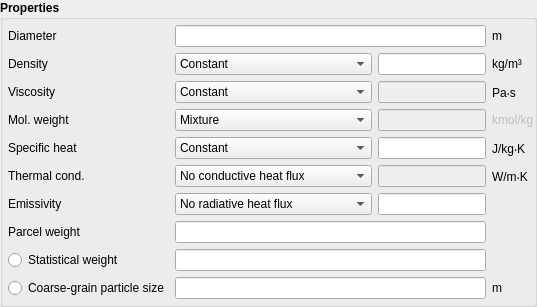
             <widget class="QGroupBox" name="groupbox_solids_parameters">
              <property name="font">
               <font>
                <weight>75</weight>
                <bold>true</bold>
               </font>
              </property>
              <property name="title">
               <string>Properties</string>
              </property>
              <property name="flat">
               <bool>true</bool>
              </property>
              <layout class="QGridLayout" name="gridLayout_6">
               <property name="leftMargin">
                <number>5</number>
               </property>
               <property name="topMargin">
                <number>5</number>
               </property>
               <property name="rightMargin">
                <number>0</number>
               </property>
               <property name="bottomMargin">
                <number>5</number>
               </property>
               <item row="0" column="3">
                <widget class="QLabel" name="label_d_p0_units">
                 <property name="font">
                  <font>
                   <weight>50</weight>
                   <bold>false</bold>
                  </font>
                 </property>
                 <property name="text">
                  <string>m</string>
                 </property>
                </widget>
               </item>
               <item row="3" column="3">
                <widget class="QLabel" name="label_mol_weight_units_disabled">
                 <property name="enabled">
                  <bool>false</bool>
                 </property>
                 <property name="font">
                  <font>
                   <weight>50</weight>
                   <bold>false</bold>
                  </font>
                 </property>
                 <property name="text">
                  <string>kmol/kg</string>
                 </property>
                </widget>
               </item>
               <item row="3" column="2">
                <widget class="QLineEdit" name="lineedit_mol_weight_disabled">
                 <property name="enabled">
                  <bool>false</bool>
                 </property>
                 <property name="font">
                  <font>
                   <weight>50</weight>
                   <bold>false</bold>
                  </font>
                 </property>
                </widget>
               </item>
               <item row="0" column="1" colspan="2">
                <widget class="LineEdit" name="lineedit_keyword_d_p0_args_P">
                 <property name="font">
                  <font>
                   <weight>50</weight>
                   <bold>false</bold>
                  </font>
                 </property>
                </widget>
               </item>
               <item row="2" column="2">
                <widget class="LineEdit" name="lineedit_keyword_mu_s0_args_P">
                 <property name="enabled">
                  <bool>false</bool>
                 </property>
                 <property name="font">
                  <font>
                   <weight>50</weight>
                   <bold>false</bold>
                  </font>
                 </property>
                </widget>
               </item>
               <item row="6" column="0">
                <widget class="QLabel" name="label_des_em">
                 <property name="font">
                  <font>
                   <weight>50</weight>
                   <bold>false</bold>
                  </font>
                 </property>
                 <property name="text">
                  <string>Emissivity</string>
                 </property>
                </widget>
               </item>
               <item row="6" column="1">
                <widget class="ComboBox" name="combobox_solids_emissivity_model">
                 <property name="font">
                  <font>
                   <weight>50</weight>
                   <bold>false</bold>
                  </font>
                 </property>
                 <item>
                  <property name="text">
                   <string>No radiative heat flux</string>
                  </property>
                 </item>
                 <item>
                  <property name="text">
                   <string>Constant</string>
                  </property>
                 </item>
                </widget>
               </item>
               <item row="5" column="1">
                <widget class="ComboBox" name="combobox_solids_tc_model">
                 <property name="font">
                  <font>
                   <weight>50</weight>
                   <bold>false</bold>
                  </font>
                 </property>
                 <property name="currentIndex">
                  <number>0</number>
                 </property>
                 <property name="sizeAdjustPolicy">
                  <enum>QComboBox::AdjustToContents</enum>
                 </property>
                 <property name="minimumContentsLength">
                  <number>1</number>
                 </property>
                 <item>
                  <property name="text">
                   <string>No conductive heat flux</string>
                  </property>
                 </item>
                 <item>
                  <property name="text">
                   <string>Constant effective conductivity</string>
                  </property>
                 </item>
                 <item>
                  <property name="text">
                   <string>UDF</string>
                  </property>
                 </item>
                 <item>
                  <property name="text">
                   <string>Bauer and Schlünder</string>
                  </property>
                 </item>
                 <item>
                  <property name="text">
                   <string>Musser</string>
                  </property>
                 </item>
                </widget>
               </item>
               <item row="2" column="1">
                <widget class="ComboBox" name="combobox_solids_viscosity_model">
                 <property name="font">
                  <font>
                   <weight>50</weight>
                   <bold>false</bold>
                  </font>
                 </property>
                 <property name="currentIndex">
                  <number>0</number>
                 </property>
                 <property name="sizeAdjustPolicy">
                  <enum>QComboBox::AdjustToContents</enum>
                 </property>
                 <property name="minimumContentsLength">
                  <number>1</number>
                 </property>
                 <item>
                  <property name="text">
                   <string>Constant</string>
                  </property>
                 </item>
                 <item>
                  <property name="text">
                   <string>Continuum solids stress theory</string>
                  </property>
                 </item>
                 <item>
                  <property name="text">
                   <string>UDF</string>
                  </property>
                 </item>
                </widget>
               </item>
               <item row="4" column="0">
                <widget class="QLabel" name="label_solids_specific_heat_model">
                 <property name="font">
                  <font>
                   <weight>50</weight>
                   <bold>false</bold>
                  </font>
                 </property>
                 <property name="toolTip">
                  <string>Specific heat.</string>
                 </property>
                 <property name="text">
                  <string>Specific heat</string>
                 </property>
                </widget>
               </item>
               <item row="6" column="2">
                <widget class="LineEdit" name="lineedit_keyword_des_em_args_P">
                 <property name="font">
                  <font>
                   <weight>50</weight>
                   <bold>false</bold>
                  </font>
                 </property>
                </widget>
               </item>
               <item row="2" column="0">
                <widget class="QLabel" name="label_solids_viscosity_model">
                 <property name="font">
                  <font>
                   <weight>50</weight>
                   <bold>false</bold>
                  </font>
                 </property>
                 <property name="text">
                  <string>Viscosity</string>
                 </property>
                </widget>
               </item>
               <item row="5" column="2">
                <widget class="LineEdit" name="lineedit_keyword_k_s0_args_P">
                 <property name="enabled">
                  <bool>false</bool>
                 </property>
                 <property name="font">
                  <font>
                   <weight>50</weight>
                   <bold>false</bold>
                  </font>
                 </property>
                </widget>
               </item>
               <item row="4" column="3">
                <widget class="QLabel" name="label_c_ps0_units">
                 <property name="font">
                  <font>
                   <weight>50</weight>
                   <bold>false</bold>
                  </font>
                 </property>
                 <property name="text">
                  <string>J/kg⸳K</string>
                 </property>
                </widget>
               </item>
               <item row="7" column="1" colspan="2">
                <widget class="LineEdit" name="lineedit_pic_const_statwt">
                 <property name="font">
                  <font>
                   <weight>50</weight>
                   <bold>false</bold>
                  </font>
                 </property>
                </widget>
               </item>
               <item row="4" column="1">
                <widget class="ComboBox" name="combobox_solids_specific_heat_model">
                 <property name="font">
                  <font>
                   <weight>50</weight>
                   <bold>false</bold>
                  </font>
                 </property>
                 <property name="sizeAdjustPolicy">
                  <enum>QComboBox::AdjustToContents</enum>
                 </property>
                 <property name="minimumContentsLength">
                  <number>1</number>
                 </property>
                 <item>
                  <property name="text">
                   <string>Constant</string>
                  </property>
                 </item>
                 <item>
                  <property name="text">
                   <string>Mixture</string>
                  </property>
                 </item>
                 <item>
                  <property name="text">
                   <string>UDF</string>
                  </property>
                 </item>
                </widget>
               </item>
               <item row="10" column="3">
                <widget class="QLabel" name="label_cgp_d_p0_units">
                 <property name="font">
                  <font>
                   <weight>50</weight>
                   <bold>false</bold>
                  </font>
                 </property>
                 <property name="text">
                  <string>m</string>
                 </property>
                </widget>
               </item>
               <item row="10" column="1" colspan="2">
                <widget class="LineEdit" name="lineedit_keyword_cgp_d_p0_args_P">
                 <property name="font">
                  <font>
                   <weight>50</weight>
                   <bold>false</bold>
                  </font>
                 </property>
                </widget>
               </item>
               <item row="0" column="0">
                <widget class="QLabel" name="label_d_p0">
                 <property name="font">
                  <font>
                   <weight>50</weight>
                   <bold>false</bold>
                  </font>
                 </property>
                 <property name="text">
                  <string>Diameter</string>
                 </property>
                </widget>
               </item>
               <item row="8" column="1" colspan="2">
                <widget class="LineEdit" name="lineedit_keyword_cgp_stat_wt_args_P">
                 <property name="font">
                  <font>
                   <weight>50</weight>
                   <bold>false</bold>
                  </font>
                 </property>
                </widget>
               </item>
               <item row="3" column="1">
                <widget class="ComboBox" name="combobox_solids_mol_weight_model">
                 <property name="font">
                  <font>
                   <weight>50</weight>
                   <bold>false</bold>
                  </font>
                 </property>
                 <property name="toolTip">
                  <string>Mixture.</string>
                 </property>
                 <property name="sizeAdjustPolicy">
                  <enum>QComboBox::AdjustToContents</enum>
                 </property>
                 <property name="minimumContentsLength">
                  <number>1</number>
                 </property>
                 <item>
                  <property name="text">
                   <string>Mixture</string>
                  </property>
                 </item>
                </widget>
               </item>
               <item row="2" column="3">
                <widget class="QLabel" name="label_mu_s0_units">
                 <property name="font">
                  <font>
                   <weight>50</weight>
                   <bold>false</bold>
                  </font>
                 </property>
                 <property name="text">
                  <string>Pa⸳s</string>
                 </property>
                </widget>
               </item>
               <item row="4" column="2">
                <widget class="LineEdit" name="lineedit_keyword_c_ps0_args_P">
                 <property name="font">
                  <font>
                   <weight>50</weight>
                   <bold>false</bold>
                  </font>
                 </property>
                </widget>
               </item>
               <item row="5" column="3">
                <widget class="QLabel" name="label_k_s0_units">
                 <property name="font">
                  <font>
                   <weight>50</weight>
                   <bold>false</bold>
                  </font>
                 </property>
                 <property name="text">
                  <string>W/m⸳K</string>
                 </property>
                </widget>
               </item>
               <item row="1" column="1">
                <widget class="ComboBox" name="combobox_solids_density_model">
                 <property name="font">
                  <font>
                   <weight>50</weight>
                   <bold>false</bold>
                  </font>
                 </property>
                 <property name="sizeAdjustPolicy">
                  <enum>QComboBox::AdjustToContents</enum>
                 </property>
                 <property name="minimumContentsLength">
                  <number>1</number>
                 </property>
                 <item>
                  <property name="text">
                   <string>Constant</string>
                  </property>
                 </item>
                 <item>
                  <property name="text">
                   <string>Variable</string>
                  </property>
                 </item>
                 <item>
                  <property name="text">
                   <string>UDF</string>
                  </property>
                 </item>
                </widget>
               </item>
               <item row="1" column="3">
                <widget class="QLabel" name="label_ro_s0_units">
                 <property name="font">
                  <font>
                   <weight>50</weight>
                   <bold>false</bold>
                  </font>
                 </property>
                 <property name="text">
                  <string>kg/m³</string>
                 </property>
                </widget>
               </item>
               <item row="7" column="0">
                <widget class="QLabel" name="label_pic_const_statwt">
                 <property name="font">
                  <font>
                   <weight>50</weight>
                   <bold>false</bold>
                  </font>
                 </property>
                 <property name="text">
                  <string>Parcel weight</string>
                 </property>
                </widget>
               </item>
               <item row="5" column="0">
                <widget class="QLabel" name="label_solids_tc_model">
                 <property name="font">
                  <font>
                   <weight>50</weight>
                   <bold>false</bold>
                  </font>
                 </property>
                 <property name="toolTip">
                  <string>Thermal conductivity.</string>
                 </property>
                 <property name="text">
                  <string>Thermal cond.</string>
                 </property>
                </widget>
               </item>
               <item row="3" column="0">
                <widget class="QLabel" name="label_solids_mol_weight_model">
                 <property name="font">
                  <font>
                   <weight>50</weight>
                   <bold>false</bold>
                  </font>
                 </property>
                 <property name="toolTip">
                  <string>Molecular weight.</string>
                 </property>
                 <property name="text">
                  <string>Mol. weight</string>
                 </property>
                </widget>
               </item>
               <item row="1" column="0">
                <widget class="QLabel" name="label_solids_density_model">
                 <property name="font">
                  <font>
                   <weight>50</weight>
                   <bold>false</bold>
                  </font>
                 </property>
                 <property name="text">
                  <string>Density</string>
                 </property>
                </widget>
               </item>
               <item row="1" column="2">
                <widget class="LineEdit" name="lineedit_keyword_ro_s0_args_P">
                 <property name="font">
                  <font>
                   <weight>50</weight>
                   <bold>false</bold>
                  </font>
                 </property>
                </widget>
               </item>
               <item row="8" column="0">
                <widget class="QRadioButton" name="radiobutton_cgp_stat_wt">
                 <property name="font">
                  <font>
                   <weight>50</weight>
                   <bold>false</bold>
                  </font>
                 </property>
                 <property name="text">
                  <string>Statistical weight</string>
                 </property>
                </widget>
               </item>
               <item row="10" column="0">
                <widget class="QRadioButton" name="radiobutton_cgp_d_p0">
                 <property name="font">
                  <font>
                   <weight>50</weight>
                   <bold>false</bold>
                  </font>
                 </property>
                 <property name="text">
                  <string>Coarse-grain particle size</string>
                 </property>
                </widget>
               </item>
              </layout>
             </widget>
